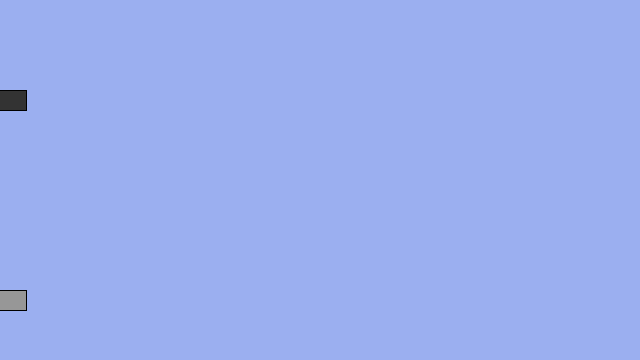
Frame 1 (no input)
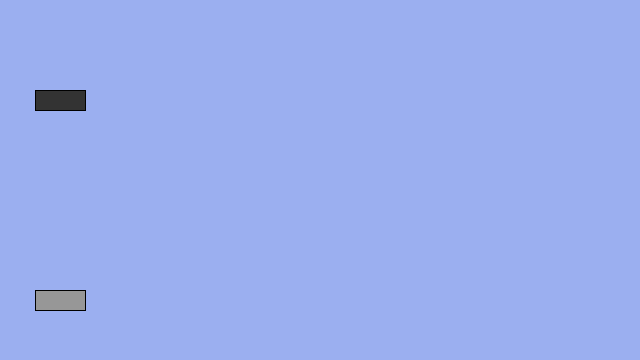
Frame 60 (the mouse pressed at the canvas centre just before this capture)
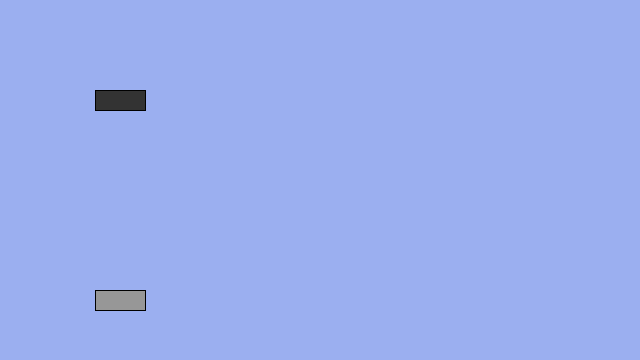
Frame 120 (the mouse held since frame 60 and released just before this capture)

The Processing sketch that drew these frames (run headless with seeded random() and noise(); from frame 60 on, the mouse is pressed at the canvas centre):

// Processing sketch: day15
// ── day15.pde
 Car myCar1;
 Car myCar2; //2 Objects
 
 void setup(){
   size(640,360);
   myCar1 = new Car(color(51),0,100,1);
   myCar2 = new Car(color(151), 0, 300, 1);
   
 }
 void draw(){
   background(155,175,240);
   myCar1.move();
   myCar1.display();
   myCar2.move();
   myCar2.display();
 }
 
// ── car.pde
class Car { //created a new sketch calling it car
   color c;
   float xpos;
   float ypos;
   float xspeed; 
  Car(color tempC, float tempXpos, float tempYpos, float tempXspeed) {  //constructor
  //Making car constructor with variables for input 
  c = tempC; 
  xpos = tempXpos; 
  ypos = tempYpos;
  xspeed = tempXspeed;
 }
 void display(){
   stroke(0);
   fill(c);
   rectMode(CENTER);
   rect(xpos, ypos, 50, 20);
 }
 void move(){
   xpos = xpos + xspeed;
   if (xpos > width){
  xpos = 0; }
  
 }
 }
